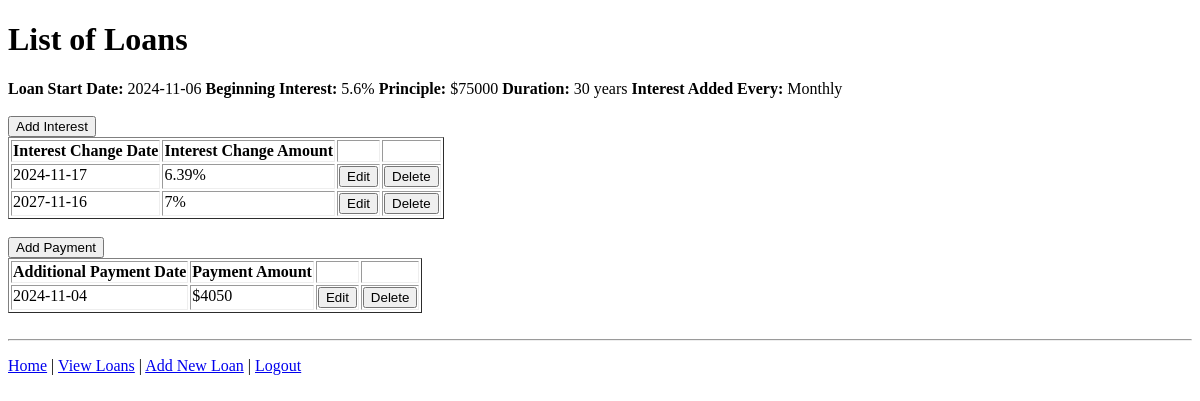
Page /loan-elements.php?DB_set=1 (signed in) on the earlier database version.
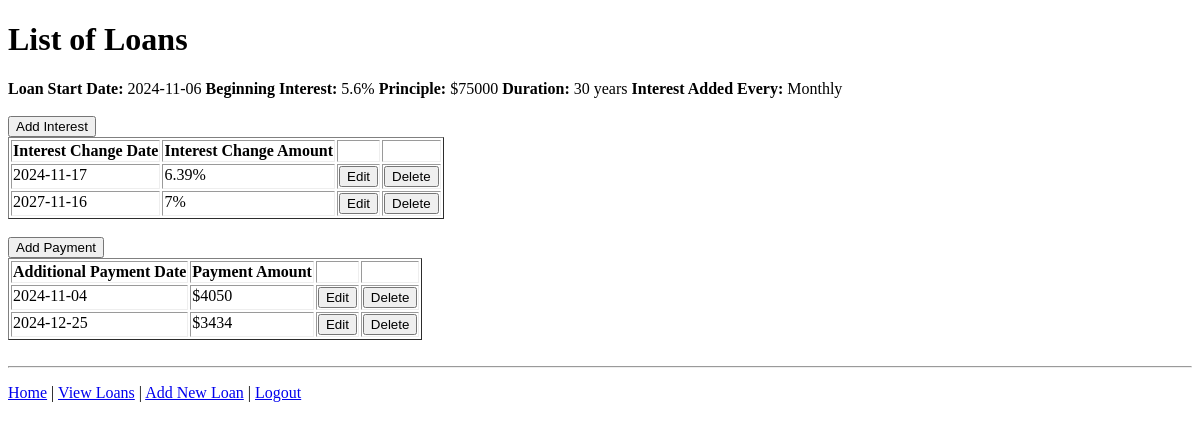
Same page on the later database version.
### tables this page shows
CREATE TABLE `starting_loan_values` (
  `ID_user` bigint(20) NOT NULL,
  `DB_set` int(11) NOT NULL,
  `start_date` date NOT NULL,
  `start_interest` float NOT NULL,
  `start_principle` float NOT NULL,
  `duration_years` int(11) NOT NULL,
  `payment_interval` varchar(15) NOT NULL
);

CREATE TABLE `interest_repayments` (
  `ID_user` bigint(20) NOT NULL,
  `DB_set` int(11) NOT NULL,
  `interest_ID` bigint(20) NOT NULL,
  `date_interest` date NOT NULL,
  `new_val_interest` float NOT NULL
);

CREATE TABLE `additional_payments` (
  `ID_user` bigint(20) NOT NULL,
  `DB_set` int(11) NOT NULL,
  `payment_ID` bigint(20) NOT NULL,
  `date_additional_payment` date NOT NULL,
  `amount_additional_payments` float NOT NULL
);

### check-login.php (called while the page is built, shortened)
<?php
return false;
?>

### check-session.php (called while the page is built)
<?php
	if (isset($_SESSION['valid-user'])){
		return true;
	}else{
		return false;
	}
?>

### loan-elements.php (the view, shortened to what this page needs)
<!DOCTYPE html>
<html>
<head>
</head>
<body>
    <?php
    $validSession = require('check-session.php');
    $validLogin = require("check-login.php");
    if ($validLogin || $validSession) {
        echo '<h1>List of Loans</h1>';
        require("db-connection.php");
        if (isset($_GET['DB_set']) && is_numeric($_GET['DB_set'])) {
            $DbID = (int)$_GET['DB_set'];
        } else {
            echo "Invalid loan ID.";
            $db->close();
            exit;
        }
        $search = $_SESSION['id-user'];
        $query = "SELECT * FROM starting_loan_values WHERE ID_user = ? AND DB_set = ?";
        $stmt = $db->prepare($query);
        if (!empty($search)) {
            $stmt->bind_param("ii", $search, $DbID);
        }
        $stmt->execute();
        $result = $stmt->get_result();
        while ($row = $result->fetch_assoc()) {
            $startDate = $row['start_date'];
            $startInterest = $row['start_interest'];
            $startPrinciple = $row['start_principle'];
            $durationYears = $row['duration_years'];
            $paymentInterval = $row['payment_interval'];
            echo "<b>Loan Start Date:</b> $startDate    <b>Beginning Interest:</b> $startInterest%    <b>Principle:</b> $$startPrinciple <b>Duration:</b> $durationYears years <b>Interest Added Every:</b> $paymentInterval <br>";
        }
        require("db-connection.php");
        if (isset($_GET['DB_set']) && is_numeric($_GET['DB_set'])) {
            $DbID = (int)$_GET['DB_set'];
        } else {
            echo "Invalid loan ID.";
            $db->close();
            exit;
        }
        $search = $_SESSION['id-user'];
        $query = "SELECT * FROM interest_repayments WHERE ID_user = ? AND DB_set = ? ORDER BY date_interest";
        $stmt = $db->prepare($query);
        if (!empty($search)) {
            $stmt->bind_param("ii", $search, $DbID);
        }
        $stmt->execute();
        $result = $stmt->get_result();
        echo "<br>";
        createButtonColumn1("DB_set", $DbID, "Add Interest", "add-interest.php");
        echo <<<END
        <table>
        <thead>
            <tr>
                <th>Interest Change Date</th>
                <th>Interest Change Amount</th>
                <th></th>
                <th></th>
            </tr>
        </thead>
        <tbody>
END;
        while ($row = $result->fetch_assoc()) {
            $interestID = $row['interest_ID'];
            $interestDate = $row['date_interest'];
            $interestAmount = $row['new_val_interest'];
            echo "<tr>";
            echo "<td valign=\"top\">$interestDate</td>";
            echo "<td valign=\"top\">$interestAmount%</td>";
            createButtonColumn2("DB_set", $DbID, "interest_ID", $interestID, "Edit", "edit-interest.php");
            echo "</tr>";
        }
        echo '</tbody>';
        echo '</table>';
        require("db-connection.php");
        if (isset($_GET['DB_set']) && is_numeric($_GET['DB_set'])) {
            $DbID = (int)$_GET['DB_set'];
        } else {
            echo "Invalid loan ID.";
            $db->close();
            exit;
        }
        $search = $_SESSION['id-user'];
        $query = "SELECT * FROM additional_payments WHERE ID_user = ? AND DB_set = ? ORDER BY date_additional_payment";
        $stmt = $db->prepare($query);
        if (!empty($search)) {
            $stmt->bind_param("ii", $search, $DbID);
        }
        $stmt->execute();
        $result = $stmt->get_result();
        echo "<br>";
        echo <<<END
        <table>
        <thead>
            <tr>
                <th>Additional Payment Date</th>
                <th>Payment Amount</th>
                <th></th>
                <th></th>
            </tr>
        </thead>
        <tbody>
END;
        while ($row = $result->fetch_assoc()) {
            $paymentDate = $row['date_additional_payment'];
            $paymentAmount = $row['amount_additional_payments'];
            echo "<tr>";
            echo "<td valign=\"top\">$paymentDate</td>";
            echo "<td valign=\"top\">$$paymentAmount</td>";
            echo "</tr>";
        }
        echo '</tbody>';
        echo '</table>';
        require('footer-logged-in.php');
    } else {
        if (isset($_SESSION['valid_user'])) {
            echo "Could not log you in.<br>";
        }
        require('login.php');
    }
    function createButtonColumn1($hiddenName, $hiddenValue, $buttonText, $actionPage) {
        echo "<td>";
        echo "<form action=\"$actionPage\" method=\"GET\">";
        echo "<button type=\"submit\">$buttonText</button>";
        echo "</form>";
        echo "</td>";
    }
    function createButtonColumn2($hiddenName1, $hiddenValue1, $hiddenName2, $hiddenValue2, $buttonText, $actionPage) {
        echo "<td>";
        echo "<form action=\"$actionPage\" method=\"GET\">";
        echo "<button type=\"submit\">$buttonText</button>";
        echo "</form>";
        echo "</td>";
    }
    ?>
</body>
</html>

### footer-logged-in.php
<footer>
    <br><hr>
    <p><a href="home.php">Home</a> | <a href="loans.php">View Loans</a> | <a href="add-loan.php">Add New Loan</a> | <a href="logout.php">Logout</a></p>
</footer>

### loan-elements.php (style rules this page uses)
table { border-style: outset; border-width: thin; }
th, td { border-style: inset; border-width: thin; }

Differences in the rows shown:
added additional_payments: date_additional_payment "2024-12-25", amount_additional_payments "3434", buttonText "Edit Delete"
